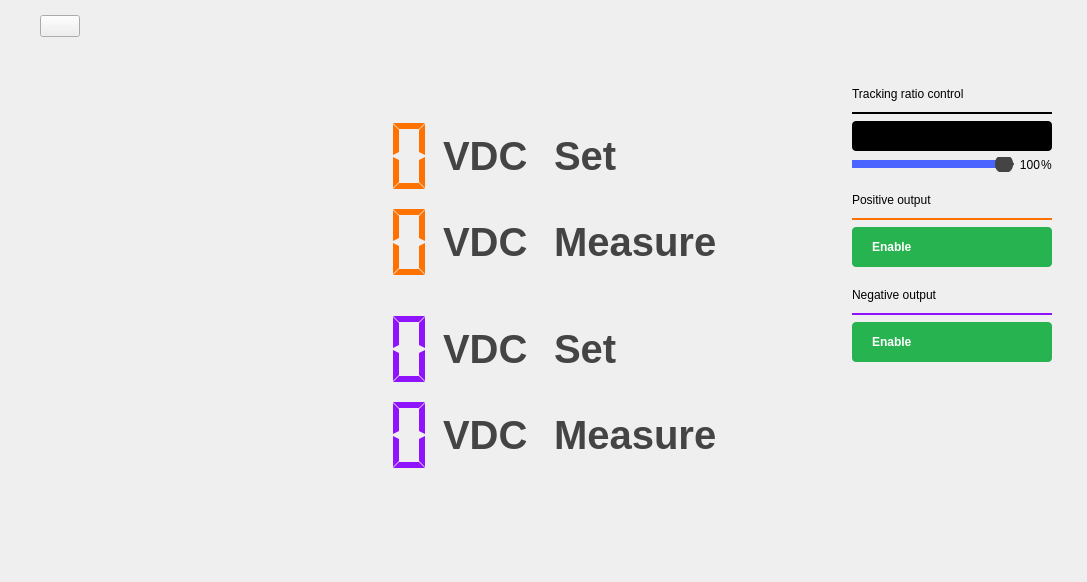
<?xml version="1.0" encoding="UTF-8"?>
<ui version="4.0">
 <class>PowerController</class>
 <widget class="QWidget" name="PowerController">
  <property name="geometry">
   <rect>
    <x>0</x>
    <y>0</y>
    <width>1087</width>
    <height>582</height>
   </rect>
  </property>
  <property name="sizePolicy">
   <sizepolicy hsizetype="MinimumExpanding" vsizetype="MinimumExpanding">
    <horstretch>0</horstretch>
    <verstretch>0</verstretch>
   </sizepolicy>
  </property>
  <property name="windowTitle">
   <string>Scopy Power Control</string>
  </property>
  <layout class="QVBoxLayout" name="verticalLayout_3">
   <property name="spacing">
    <number>0</number>
   </property>
   <property name="leftMargin">
    <number>0</number>
   </property>
   <property name="topMargin">
    <number>0</number>
   </property>
   <property name="rightMargin">
    <number>0</number>
   </property>
   <property name="bottomMargin">
    <number>0</number>
   </property>
   <item>
    <widget class="QWidget" name="hWidget_top_area" native="true">
     <layout class="QHBoxLayout" name="horizontalLayout_2">
      <property name="spacing">
       <number>40</number>
      </property>
      <property name="leftMargin">
       <number>0</number>
      </property>
      <property name="topMargin">
       <number>15</number>
      </property>
      <property name="rightMargin">
       <number>50</number>
      </property>
      <property name="bottomMargin">
       <number>15</number>
      </property>
      <item>
       <spacer name="horizontalSpacer_8">
        <property name="orientation">
         <enum>Qt::Horizontal</enum>
        </property>
        <property name="sizeType">
         <enum>QSizePolicy::Fixed</enum>
        </property>
        <property name="sizeHint" stdset="0">
         <size>
          <width>40</width>
          <height>10</height>
         </size>
        </property>
       </spacer>
      </item>
      <item>
       <widget class="adiscope::LinkedButton" name="btnHelp">
        <property name="text">
         <string/>
        </property>
       </widget>
      </item>
      <item>
       <spacer name="horizontalSpacer_7">
        <property name="orientation">
         <enum>Qt::Horizontal</enum>
        </property>
        <property name="sizeHint" stdset="0">
         <size>
          <width>40</width>
          <height>20</height>
         </size>
        </property>
       </spacer>
      </item>
     </layout>
    </widget>
   </item>
   <item>
    <layout class="QHBoxLayout" name="hLayout_main_area">
     <property name="topMargin">
      <number>0</number>
     </property>
     <item>
      <widget class="adiscope::DetachDragZone" name="leftPanel" native="true">
       <property name="sizePolicy">
        <sizepolicy hsizetype="Expanding" vsizetype="Preferred">
         <horstretch>0</horstretch>
         <verstretch>0</verstretch>
        </sizepolicy>
       </property>
       <property name="styleSheet">
        <string notr="true"/>
       </property>
       <layout class="QVBoxLayout" name="verticalLayout">
        <property name="leftMargin">
         <number>100</number>
        </property>
        <property name="topMargin">
         <number>64</number>
        </property>
        <property name="rightMargin">
         <number>100</number>
        </property>
        <property name="bottomMargin">
         <number>64</number>
        </property>
        <item>
         <layout class="QGridLayout" name="gridLayout">
          <item row="1" column="2">
           <widget class="QLabel" name="label_8">
            <property name="styleSheet">
             <string notr="true">QLabel { color: #444444; qproperty-alignment: 'AlignBottom | AlignLeft'; font-size: 30pt; font-weight: bold;  }</string>
            </property>
            <property name="text">
             <string>VDC</string>
            </property>
           </widget>
          </item>
          <item row="1" column="4">
           <widget class="QLabel" name="label_6">
            <property name="sizePolicy">
             <sizepolicy hsizetype="Preferred" vsizetype="Preferred">
              <horstretch>0</horstretch>
              <verstretch>0</verstretch>
             </sizepolicy>
            </property>
            <property name="minimumSize">
             <size>
              <width>0</width>
              <height>0</height>
             </size>
            </property>
            <property name="maximumSize">
             <size>
              <width>16777215</width>
              <height>16777215</height>
             </size>
            </property>
            <property name="font">
             <font>
              <pointsize>30</pointsize>
              <weight>75</weight>
              <bold>true</bold>
             </font>
            </property>
            <property name="styleSheet">
             <string notr="true">QLabel { color: #444444; qproperty-alignment: 'AlignBottom | AlignLeft'; font-size: 30pt; font-weight: bold; }</string>
            </property>
            <property name="text">
             <string>Measure</string>
            </property>
           </widget>
          </item>
          <item row="0" column="1">
           <widget class="adiscope::LcdNumber" name="lcd1_set">
            <property name="sizePolicy">
             <sizepolicy hsizetype="Fixed" vsizetype="Fixed">
              <horstretch>0</horstretch>
              <verstretch>0</verstretch>
             </sizepolicy>
            </property>
            <property name="minimumSize">
             <size>
              <width>210</width>
              <height>80</height>
             </size>
            </property>
            <property name="styleSheet">
             <string notr="true">QLCDNumber {
background-color: transparent;
color: #ff7200;
}</string>
            </property>
            <property name="frameShape">
             <enum>QFrame::NoFrame</enum>
            </property>
            <property name="digitCount">
             <number>5</number>
            </property>
            <property name="segmentStyle">
             <enum>QLCDNumber::Flat</enum>
            </property>
           </widget>
          </item>
          <item row="0" column="2">
           <widget class="QLabel" name="label_7">
            <property name="styleSheet">
             <string notr="true">QLabel { color: #444444; qproperty-alignment: 'AlignBottom | AlignLeft'; font-size: 30pt; font-weight: bold; }</string>
            </property>
            <property name="text">
             <string>VDC</string>
            </property>
           </widget>
          </item>
          <item row="1" column="1">
           <widget class="adiscope::LcdNumber" name="lcd1">
            <property name="sizePolicy">
             <sizepolicy hsizetype="Fixed" vsizetype="Fixed">
              <horstretch>0</horstretch>
              <verstretch>0</verstretch>
             </sizepolicy>
            </property>
            <property name="minimumSize">
             <size>
              <width>210</width>
              <height>80</height>
             </size>
            </property>
            <property name="styleSheet">
             <string notr="true">QLCDNumber {
background-color: transparent;
color: #ff7200;
}</string>
            </property>
            <property name="frameShape">
             <enum>QFrame::NoFrame</enum>
            </property>
            <property name="segmentStyle">
             <enum>QLCDNumber::Flat</enum>
            </property>
           </widget>
          </item>
          <item row="1" column="3">
           <spacer name="horizontalSpacer_4">
            <property name="orientation">
             <enum>Qt::Horizontal</enum>
            </property>
            <property name="sizeType">
             <enum>QSizePolicy::Fixed</enum>
            </property>
            <property name="sizeHint" stdset="0">
             <size>
              <width>20</width>
              <height>20</height>
             </size>
            </property>
           </spacer>
          </item>
          <item row="0" column="4">
           <widget class="QLabel" name="label_5">
            <property name="sizePolicy">
             <sizepolicy hsizetype="Preferred" vsizetype="Preferred">
              <horstretch>0</horstretch>
              <verstretch>0</verstretch>
             </sizepolicy>
            </property>
            <property name="minimumSize">
             <size>
              <width>0</width>
              <height>0</height>
             </size>
            </property>
            <property name="maximumSize">
             <size>
              <width>16777215</width>
              <height>16777215</height>
             </size>
            </property>
            <property name="font">
             <font>
              <pointsize>30</pointsize>
              <weight>75</weight>
              <bold>true</bold>
             </font>
            </property>
            <property name="styleSheet">
             <string notr="true">QLabel { color: #444444; qproperty-alignment: 'AlignBottom | AlignLeft'; font-size: 30pt; font-weight: bold; }</string>
            </property>
            <property name="text">
             <string>Set</string>
            </property>
           </widget>
          </item>
          <item row="0" column="0">
           <spacer name="horizontalSpacer">
            <property name="orientation">
             <enum>Qt::Horizontal</enum>
            </property>
            <property name="sizeHint" stdset="0">
             <size>
              <width>42</width>
              <height>20</height>
             </size>
            </property>
           </spacer>
          </item>
          <item row="0" column="3">
           <spacer name="horizontalSpacer_3">
            <property name="orientation">
             <enum>Qt::Horizontal</enum>
            </property>
            <property name="sizeType">
             <enum>QSizePolicy::Fixed</enum>
            </property>
            <property name="sizeHint" stdset="0">
             <size>
              <width>20</width>
              <height>20</height>
             </size>
            </property>
           </spacer>
          </item>
         </layout>
        </item>
        <item>
         <widget class="QwtThermo" name="scale_dac1" native="true">
          <property name="upperBound" stdset="0">
           <double>5.000000000000000</double>
          </property>
          <property name="scaleMaxMinor" stdset="0">
           <number>10</number>
          </property>
          <property name="borderWidth" stdset="0">
           <number>0</number>
          </property>
         </widget>
        </item>
        <item>
         <layout class="QGridLayout" name="gridLayout_2">
          <property name="horizontalSpacing">
           <number>6</number>
          </property>
          <item row="1" column="4">
           <widget class="QLabel" name="label_2">
            <property name="sizePolicy">
             <sizepolicy hsizetype="Preferred" vsizetype="Preferred">
              <horstretch>0</horstretch>
              <verstretch>0</verstretch>
             </sizepolicy>
            </property>
            <property name="minimumSize">
             <size>
              <width>0</width>
              <height>0</height>
             </size>
            </property>
            <property name="maximumSize">
             <size>
              <width>16777215</width>
              <height>16777215</height>
             </size>
            </property>
            <property name="font">
             <font>
              <pointsize>30</pointsize>
              <weight>75</weight>
              <bold>true</bold>
             </font>
            </property>
            <property name="styleSheet">
             <string notr="true">QLabel { color: #444444; qproperty-alignment: 'AlignBottom | AlignLeft'; font-size: 30pt; font-weight: bold; }</string>
            </property>
            <property name="text">
             <string>Measure</string>
            </property>
           </widget>
          </item>
          <item row="1" column="1">
           <widget class="adiscope::LcdNumber" name="lcd2">
            <property name="sizePolicy">
             <sizepolicy hsizetype="Fixed" vsizetype="Fixed">
              <horstretch>0</horstretch>
              <verstretch>0</verstretch>
             </sizepolicy>
            </property>
            <property name="minimumSize">
             <size>
              <width>210</width>
              <height>80</height>
             </size>
            </property>
            <property name="styleSheet">
             <string notr="true">QLCDNumber {
background-color: transparent;
color: #9013fe;
}</string>
            </property>
            <property name="frameShape">
             <enum>QFrame::NoFrame</enum>
            </property>
            <property name="digitCount">
             <number>5</number>
            </property>
            <property name="segmentStyle">
             <enum>QLCDNumber::Flat</enum>
            </property>
           </widget>
          </item>
          <item row="0" column="4">
           <widget class="QLabel" name="label">
            <property name="sizePolicy">
             <sizepolicy hsizetype="Preferred" vsizetype="Preferred">
              <horstretch>0</horstretch>
              <verstretch>0</verstretch>
             </sizepolicy>
            </property>
            <property name="minimumSize">
             <size>
              <width>0</width>
              <height>0</height>
             </size>
            </property>
            <property name="maximumSize">
             <size>
              <width>16777215</width>
              <height>16777215</height>
             </size>
            </property>
            <property name="font">
             <font>
              <pointsize>30</pointsize>
              <weight>75</weight>
              <bold>true</bold>
             </font>
            </property>
            <property name="styleSheet">
             <string notr="true">QLabel { color: #444444; qproperty-alignment: 'AlignBottom | AlignLeft'; font-size: 30pt; font-weight: bold; }</string>
            </property>
            <property name="text">
             <string>Set</string>
            </property>
           </widget>
          </item>
          <item row="0" column="0">
           <spacer name="horizontalSpacer_2">
            <property name="orientation">
             <enum>Qt::Horizontal</enum>
            </property>
            <property name="sizeHint" stdset="0">
             <size>
              <width>42</width>
              <height>20</height>
             </size>
            </property>
           </spacer>
          </item>
          <item row="0" column="1">
           <widget class="adiscope::LcdNumber" name="lcd2_set">
            <property name="sizePolicy">
             <sizepolicy hsizetype="Fixed" vsizetype="Fixed">
              <horstretch>0</horstretch>
              <verstretch>0</verstretch>
             </sizepolicy>
            </property>
            <property name="minimumSize">
             <size>
              <width>210</width>
              <height>80</height>
             </size>
            </property>
            <property name="styleSheet">
             <string notr="true">QLCDNumber {
background-color: transparent;
color: #9013fe;
}</string>
            </property>
            <property name="frameShape">
             <enum>QFrame::NoFrame</enum>
            </property>
            <property name="digitCount">
             <number>5</number>
            </property>
            <property name="segmentStyle">
             <enum>QLCDNumber::Flat</enum>
            </property>
           </widget>
          </item>
          <item row="0" column="2">
           <widget class="QLabel" name="label_9">
            <property name="styleSheet">
             <string notr="true">QLabel { color: #444444; qproperty-alignment: 'AlignBottom | AlignLeft'; font-size: 30pt; font-weight: bold; }</string>
            </property>
            <property name="text">
             <string>VDC</string>
            </property>
           </widget>
          </item>
          <item row="1" column="2">
           <widget class="QLabel" name="label_10">
            <property name="styleSheet">
             <string notr="true">QLabel { color: #444444; qproperty-alignment: 'AlignBottom | AlignLeft'; font-size: 30pt; font-weight: bold; }</string>
            </property>
            <property name="text">
             <string>VDC</string>
            </property>
           </widget>
          </item>
          <item row="0" column="3">
           <spacer name="horizontalSpacer_5">
            <property name="orientation">
             <enum>Qt::Horizontal</enum>
            </property>
            <property name="sizeType">
             <enum>QSizePolicy::Fixed</enum>
            </property>
            <property name="sizeHint" stdset="0">
             <size>
              <width>20</width>
              <height>20</height>
             </size>
            </property>
           </spacer>
          </item>
          <item row="1" column="3">
           <spacer name="horizontalSpacer_6">
            <property name="orientation">
             <enum>Qt::Horizontal</enum>
            </property>
            <property name="sizeType">
             <enum>QSizePolicy::Fixed</enum>
            </property>
            <property name="sizeHint" stdset="0">
             <size>
              <width>20</width>
              <height>20</height>
             </size>
            </property>
           </spacer>
          </item>
         </layout>
        </item>
        <item>
         <widget class="QwtThermo" name="scale_dac2" native="true">
          <property name="lowerBound" stdset="0">
           <double>-5.000000000000000</double>
          </property>
          <property name="upperBound" stdset="0">
           <double>0.000000000000000</double>
          </property>
          <property name="scaleMaxMinor" stdset="0">
           <number>10</number>
          </property>
          <property name="borderWidth" stdset="0">
           <number>0</number>
          </property>
         </widget>
        </item>
        <item>
         <widget class="adiscope::InstrumentNotes" name="instrumentNotes" native="true"/>
        </item>
       </layout>
      </widget>
     </item>
     <item>
      <widget class="adiscope::DetachDragZone" name="rightMenu" native="true">
       <property name="sizePolicy">
        <sizepolicy hsizetype="Maximum" vsizetype="Preferred">
         <horstretch>0</horstretch>
         <verstretch>0</verstretch>
        </sizepolicy>
       </property>
       <layout class="QVBoxLayout" name="verticalLayout_4">
        <property name="spacing">
         <number>10</number>
        </property>
        <property name="leftMargin">
         <number>26</number>
        </property>
        <property name="topMargin">
         <number>26</number>
        </property>
        <property name="rightMargin">
         <number>26</number>
        </property>
        <property name="bottomMargin">
         <number>26</number>
        </property>
        <item>
         <widget class="QScrollArea" name="scrollArea">
          <property name="sizePolicy">
           <sizepolicy hsizetype="Fixed" vsizetype="Expanding">
            <horstretch>0</horstretch>
            <verstretch>0</verstretch>
           </sizepolicy>
          </property>
          <property name="frameShape">
           <enum>QFrame::NoFrame</enum>
          </property>
          <property name="horizontalScrollBarPolicy">
           <enum>Qt::ScrollBarAlwaysOff</enum>
          </property>
          <property name="widgetResizable">
           <bool>true</bool>
          </property>
          <widget class="QWidget" name="scrollAreaWidgetContents">
           <property name="geometry">
            <rect>
             <x>0</x>
             <y>0</y>
             <width>218</width>
             <height>473</height>
            </rect>
           </property>
           <layout class="QVBoxLayout" name="verticalLayout_2">
            <item>
             <widget class="QLabel" name="label_12">
              <property name="text">
               <string>Tracking ratio control</string>
              </property>
              <property name="general_settings_label" stdset="0">
               <bool>true</bool>
              </property>
             </widget>
            </item>
            <item>
             <spacer name="verticalSpacer_6">
              <property name="orientation">
               <enum>Qt::Vertical</enum>
              </property>
              <property name="sizeType">
               <enum>QSizePolicy::Fixed</enum>
              </property>
              <property name="sizeHint" stdset="0">
               <size>
                <width>20</width>
                <height>5</height>
               </size>
              </property>
             </spacer>
            </item>
            <item>
             <widget class="Line" name="line_3">
              <property name="frameShadow">
               <enum>QFrame::Plain</enum>
              </property>
              <property name="lineWidth">
               <number>2</number>
              </property>
              <property name="orientation">
               <enum>Qt::Horizontal</enum>
              </property>
              <property name="blue_line" stdset="0">
               <bool>true</bool>
              </property>
             </widget>
            </item>
            <item>
             <widget class="adiscope::CustomSwitch" name="btnSync">
              <property name="styleSheet">
               <string notr="true">QPushButton {
min-height: 30px;
max-height: 30px;
min-width: 200px;
max-width: 200px;
background-color: black;
border-radius: 4px;
}

QPushButton:disabled {
background-color: qlineargradient(spread:pad, x1:0.5, y1:0, x2:0.501, y2:0, stop:0 #727273, stop:1 #141416);
}

QWidget#handle {
min-height: 30px;
max-height: 30px;
min-width: 102px;
max-width: 102px;
background-color: #4a64ff;
border-radius: 2px;
}

QWidget#handle:disabled {
background-color: #aaaaaa;
}

QLabel {
margin-top: 6px;
background-color: transparent;
}

QLabel#on {
margin-top: 0px;
min-height:30px;
max-height:30px;
min-width:100px;
max-width:100px;
qproperty-alignment: AlignCenter AlignCenter;
margin-left: 0px;
color: white;
}

QLabel#on:disabled {
color: rgba(255,255,255,102);
}

QLabel#off {
margin-top: 0px;
min-height:30px;
max-height:30px;
min-width:100px;
max-width:100px;
margin-left: 100px;
color: white;
qproperty-alignment: AlignCenter AlignCenter;
}

QLabel#off:disabled {
color: rgba(255,255,255,51);
}
</string>
              </property>
              <property name="text">
               <string/>
              </property>
              <property name="leftText" stdset="0">
               <string>Independent</string>
              </property>
              <property name="rightText" stdset="0">
               <string>Tracking</string>
              </property>
              <property name="duration_ms" stdset="0">
               <number>0</number>
              </property>
             </widget>
            </item>
            <item>
             <layout class="QHBoxLayout" name="horizontalLayout">
              <property name="spacing">
               <number>1</number>
              </property>
              <item>
               <widget class="QSlider" name="trackingRatio">
                <property name="enabled">
                 <bool>false</bool>
                </property>
                <property name="styleSheet">
                 <string notr="true">QSlider::groove {
    border: 1px solid #444444;
    height: 2px; /* the groove expands to the size of the slider by default. by giving it a height, it has a fixed size */
    background: #999999;
    margin: 2px 0;
    border-radius: 2px;
}

QSlider::handle {
    background: rgb(73, 99, 255);
    border: 0px solid;
    width: 18px;
    margin: -8px 0; /* handle is placed by default on the contents rect of the groove. Expand outside the groove */
    border-radius: 8px;
}

QSlider::handle:disabled {
    background: #444444;
}

QSlider::sub-page:horizontal {
    background: #4A64FF;
}</string>
                </property>
                <property name="minimum">
                 <number>0</number>
                </property>
                <property name="maximum">
                 <number>100</number>
                </property>
                <property name="value">
                 <number>100</number>
                </property>
                <property name="orientation">
                 <enum>Qt::Horizontal</enum>
                </property>
               </widget>
              </item>
              <item>
               <widget class="QLabel" name="trackingRatioLbl">
                <property name="sizePolicy">
                 <sizepolicy hsizetype="Minimum" vsizetype="Preferred">
                  <horstretch>0</horstretch>
                  <verstretch>0</verstretch>
                 </sizepolicy>
                </property>
                <property name="minimumSize">
                 <size>
                  <width>25</width>
                  <height>0</height>
                 </size>
                </property>
                <property name="text">
                 <string>100</string>
                </property>
                <property name="alignment">
                 <set>Qt::AlignRight|Qt::AlignTrailing|Qt::AlignVCenter</set>
                </property>
               </widget>
              </item>
              <item>
               <widget class="QLabel" name="label_13">
                <property name="sizePolicy">
                 <sizepolicy hsizetype="Maximum" vsizetype="Preferred">
                  <horstretch>0</horstretch>
                  <verstretch>0</verstretch>
                 </sizepolicy>
                </property>
                <property name="text">
                 <string>%</string>
                </property>
               </widget>
              </item>
             </layout>
            </item>
            <item>
             <spacer name="verticalSpacer">
              <property name="orientation">
               <enum>Qt::Vertical</enum>
              </property>
              <property name="sizeType">
               <enum>QSizePolicy::Fixed</enum>
              </property>
              <property name="sizeHint" stdset="0">
               <size>
                <width>20</width>
                <height>15</height>
               </size>
              </property>
             </spacer>
            </item>
            <item>
             <widget class="QLabel" name="label_3">
              <property name="sizePolicy">
               <sizepolicy hsizetype="Preferred" vsizetype="Preferred">
                <horstretch>0</horstretch>
                <verstretch>0</verstretch>
               </sizepolicy>
              </property>
              <property name="text">
               <string>Positive output</string>
              </property>
              <property name="general_settings_label" stdset="0">
               <bool>true</bool>
              </property>
             </widget>
            </item>
            <item>
             <spacer name="verticalSpacer_2">
              <property name="orientation">
               <enum>Qt::Vertical</enum>
              </property>
              <property name="sizeType">
               <enum>QSizePolicy::Fixed</enum>
              </property>
              <property name="sizeHint" stdset="0">
               <size>
                <width>20</width>
                <height>5</height>
               </size>
              </property>
             </spacer>
            </item>
            <item>
             <widget class="Line" name="line">
              <property name="sizePolicy">
               <sizepolicy hsizetype="Preferred" vsizetype="Fixed">
                <horstretch>0</horstretch>
                <verstretch>0</verstretch>
               </sizepolicy>
              </property>
              <property name="styleSheet">
               <string notr="true">QFrame { color: #ff7200; }</string>
              </property>
              <property name="frameShadow">
               <enum>QFrame::Plain</enum>
              </property>
              <property name="lineWidth">
               <number>2</number>
              </property>
              <property name="orientation">
               <enum>Qt::Horizontal</enum>
              </property>
             </widget>
            </item>
            <item>
             <layout class="QVBoxLayout" name="valuePosLayout"/>
            </item>
            <item>
             <widget class="QPushButton" name="dac1">
              <property name="sizePolicy">
               <sizepolicy hsizetype="Preferred" vsizetype="Fixed">
                <horstretch>0</horstretch>
                <verstretch>0</verstretch>
               </sizepolicy>
              </property>
              <property name="layoutDirection">
               <enum>Qt::RightToLeft</enum>
              </property>
              <property name="styleSheet">
               <string notr="true">QPushButton {
  width: 80px;
  height: 40px;
  border-radius: 4px;
  background-color: #27b34f;
  color: white;
  font-weight: bold;

  text-align: left;
  padding-left: 20px;
  padding-right: 20px;
}

QPushButton[running=true] {
  background-color: #F45000;
}

QPushButton:disabled {
  background-color: grey;
}</string>
              </property>
              <property name="text">
               <string>Enable</string>
              </property>
              <property name="icon">
               <iconset resource="../resources/resources.qrc">
                <normaloff>:/icons/play.svg</normaloff>
                <normalon>:/icons/scopy-default/icons/play_stop.svg</normalon>:/icons/play.svg</iconset>
              </property>
              <property name="iconSize">
               <size>
                <width>8</width>
                <height>10</height>
               </size>
              </property>
              <property name="checkable">
               <bool>true</bool>
              </property>
             </widget>
            </item>
            <item>
             <spacer name="verticalSpacer_4">
              <property name="orientation">
               <enum>Qt::Vertical</enum>
              </property>
              <property name="sizeType">
               <enum>QSizePolicy::Fixed</enum>
              </property>
              <property name="sizeHint" stdset="0">
               <size>
                <width>0</width>
                <height>15</height>
               </size>
              </property>
             </spacer>
            </item>
            <item>
             <widget class="QLabel" name="label_4">
              <property name="sizePolicy">
               <sizepolicy hsizetype="Preferred" vsizetype="Preferred">
                <horstretch>0</horstretch>
                <verstretch>0</verstretch>
               </sizepolicy>
              </property>
              <property name="text">
               <string>Negative output</string>
              </property>
              <property name="general_settings_label" stdset="0">
               <bool>true</bool>
              </property>
             </widget>
            </item>
            <item>
             <spacer name="verticalSpacer_5">
              <property name="orientation">
               <enum>Qt::Vertical</enum>
              </property>
              <property name="sizeType">
               <enum>QSizePolicy::Fixed</enum>
              </property>
              <property name="sizeHint" stdset="0">
               <size>
                <width>20</width>
                <height>5</height>
               </size>
              </property>
             </spacer>
            </item>
            <item>
             <widget class="Line" name="line_2">
              <property name="sizePolicy">
               <sizepolicy hsizetype="Preferred" vsizetype="Fixed">
                <horstretch>0</horstretch>
                <verstretch>0</verstretch>
               </sizepolicy>
              </property>
              <property name="styleSheet">
               <string notr="true">QFrame { color: #9013fe; }</string>
              </property>
              <property name="frameShadow">
               <enum>QFrame::Plain</enum>
              </property>
              <property name="lineWidth">
               <number>2</number>
              </property>
              <property name="orientation">
               <enum>Qt::Horizontal</enum>
              </property>
             </widget>
            </item>
            <item>
             <layout class="QVBoxLayout" name="valueNegLayout"/>
            </item>
            <item>
             <widget class="QPushButton" name="dac2">
              <property name="sizePolicy">
               <sizepolicy hsizetype="Preferred" vsizetype="Fixed">
                <horstretch>0</horstretch>
                <verstretch>0</verstretch>
               </sizepolicy>
              </property>
              <property name="layoutDirection">
               <enum>Qt::RightToLeft</enum>
              </property>
              <property name="styleSheet">
               <string notr="true">QPushButton {
  width: 80px;
  height: 40px;
  border-radius: 4px;
  background-color: #27b34f;
  color: white;
  font-weight: bold;

  text-align: left;
  padding-left: 20px;
  padding-right: 20px;
}

QPushButton[running=true] {
  background-color: #F45000;
}

QPushButton:disabled {
  background-color: grey;
}</string>
              </property>
              <property name="text">
               <string>Enable</string>
              </property>
              <property name="icon">
               <iconset resource="../resources/resources.qrc">
                <normaloff>:/icons/play.svg</normaloff>
                <normalon>:/icons/scopy-default/icons/play_stop.svg</normalon>:/icons/play.svg</iconset>
              </property>
              <property name="iconSize">
               <size>
                <width>8</width>
                <height>10</height>
               </size>
              </property>
              <property name="checkable">
               <bool>true</bool>
              </property>
             </widget>
            </item>
            <item>
             <spacer name="verticalSpacer_3">
              <property name="orientation">
               <enum>Qt::Vertical</enum>
              </property>
              <property name="sizeHint" stdset="0">
               <size>
                <width>20</width>
                <height>40</height>
               </size>
              </property>
             </spacer>
            </item>
           </layout>
          </widget>
         </widget>
        </item>
       </layout>
      </widget>
     </item>
    </layout>
   </item>
  </layout>
 </widget>
 <customwidgets>
  <customwidget>
   <class>adiscope::DetachDragZone</class>
   <extends>QWidget</extends>
   <header>gui/detachdragzone.h</header>
   <container>1</container>
  </customwidget>
  <customwidget>
   <class>adiscope::InstrumentNotes</class>
   <extends>QWidget</extends>
   <header>gui/instrumentnotes.h</header>
   <container>1</container>
  </customwidget>
  <customwidget>
   <class>adiscope::CustomSwitch</class>
   <extends>QPushButton</extends>
   <header>gui/customSwitch.hpp</header>
  </customwidget>
  <customwidget>
   <class>adiscope::LinkedButton</class>
   <extends>QPushButton</extends>
   <header>gui/linked_button.hpp</header>
  </customwidget>
  <customwidget>
   <class>QwtThermo</class>
   <extends>QWidget</extends>
   <header>qwt_thermo.h</header>
  </customwidget>
  <customwidget>
   <class>adiscope::LcdNumber</class>
   <extends>QLCDNumber</extends>
   <header>lcdNumber.hpp</header>
  </customwidget>
 </customwidgets>
 <resources>
  <include location="../resources/resources.qrc"/>
  <include location="../resources/resources.qrc"/>
  <include location="../resources/resources.qrc"/>
  <include location="../resources/resources.qrc"/>
  <include location="../resources/resources.qrc"/>
 </resources>
 <connections>
  <connection>
   <sender>btnSync</sender>
   <signal>toggled(bool)</signal>
   <receiver>dac2</receiver>
   <slot>setEnabled(bool)</slot>
   <hints>
    <hint type="sourcelabel">
     <x>947</x>
     <y>95</y>
    </hint>
    <hint type="destinationlabel">
     <x>947</x>
     <y>158</y>
    </hint>
   </hints>
  </connection>
  <connection>
   <sender>trackingRatio</sender>
   <signal>valueChanged(int)</signal>
   <receiver>trackingRatioLbl</receiver>
   <slot>setNum(int)</slot>
   <hints>
    <hint type="sourcelabel">
     <x>844</x>
     <y>151</y>
    </hint>
    <hint type="destinationlabel">
     <x>903</x>
     <y>115</y>
    </hint>
   </hints>
  </connection>
  <connection>
   <sender>btnSync</sender>
   <signal>toggled(bool)</signal>
   <receiver>trackingRatio</receiver>
   <slot>setDisabled(bool)</slot>
   <hints>
    <hint type="sourcelabel">
     <x>947</x>
     <y>95</y>
    </hint>
    <hint type="destinationlabel">
     <x>947</x>
     <y>447</y>
    </hint>
   </hints>
  </connection>
 </connections>
</ui>
